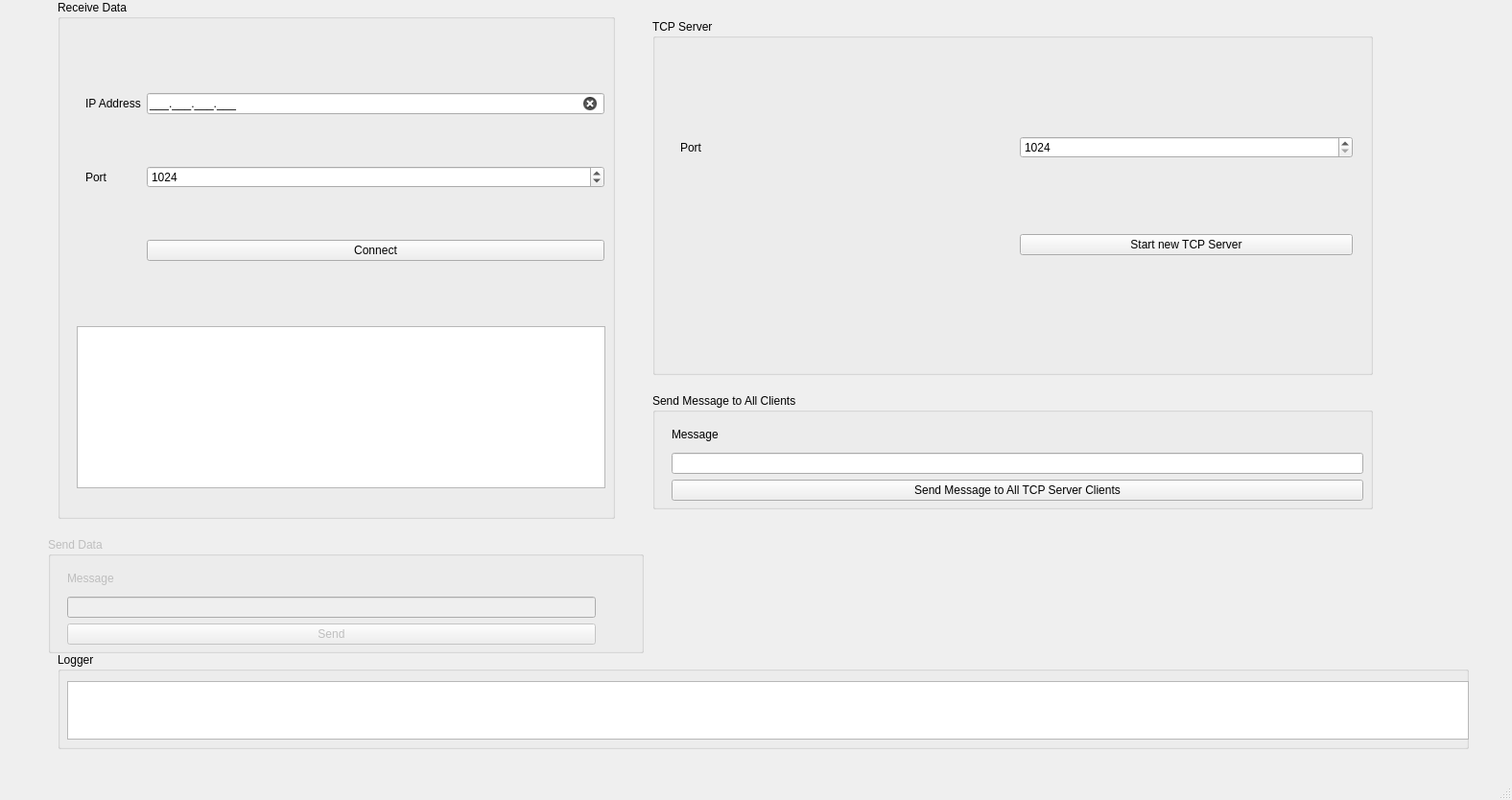
<?xml version="1.0" encoding="UTF-8"?>
<ui version="4.0">
 <class>MainWindow</class>
 <widget class="QMainWindow" name="MainWindow">
  <property name="geometry">
   <rect>
    <x>0</x>
    <y>0</y>
    <width>1576</width>
    <height>834</height>
   </rect>
  </property>
  <property name="windowTitle">
   <string>MainWindow</string>
  </property>
  <widget class="QWidget" name="centralwidget">
   <widget class="QGroupBox" name="grpSendData">
    <property name="enabled">
     <bool>false</bool>
    </property>
    <property name="geometry">
     <rect>
      <x>50</x>
      <y>560</y>
      <width>621</width>
      <height>121</height>
     </rect>
    </property>
    <property name="title">
     <string>Send Data</string>
    </property>
    <widget class="QWidget" name="gridLayoutWidget_2">
     <property name="geometry">
      <rect>
       <x>20</x>
       <y>30</y>
       <width>551</width>
       <height>82</height>
      </rect>
     </property>
     <layout class="QGridLayout" name="gridLayout_2">
      <item row="2" column="0">
       <widget class="QPushButton" name="sendButton">
        <property name="text">
         <string>Send</string>
        </property>
       </widget>
      </item>
      <item row="0" column="0">
       <widget class="QLabel" name="label_3">
        <property name="text">
         <string>Message</string>
        </property>
       </widget>
      </item>
      <item row="1" column="0">
       <widget class="QLineEdit" name="messageLineEdit"/>
      </item>
     </layout>
    </widget>
   </widget>
   <widget class="QGroupBox" name="groupBox">
    <property name="geometry">
     <rect>
      <x>60</x>
      <y>0</y>
      <width>581</width>
      <height>541</height>
     </rect>
    </property>
    <property name="title">
     <string>Receive Data</string>
    </property>
    <widget class="QWidget" name="gridLayoutWidget">
     <property name="geometry">
      <rect>
       <x>29</x>
       <y>49</y>
       <width>541</width>
       <height>271</height>
      </rect>
     </property>
     <layout class="QGridLayout" name="gridLayout">
      <item row="1" column="0">
       <widget class="QLabel" name="label_2">
        <property name="text">
         <string>Port</string>
        </property>
       </widget>
      </item>
      <item row="0" column="2">
       <widget class="QLineEdit" name="ipLineEdit">
        <property name="inputMask">
         <string>000.000.000.000;_</string>
        </property>
        <property name="clearButtonEnabled">
         <bool>true</bool>
        </property>
       </widget>
      </item>
      <item row="1" column="2">
       <widget class="QSpinBox" name="portSpinbox">
        <property name="maximum">
         <number>999999</number>
        </property>
        <property name="value">
         <number>1024</number>
        </property>
       </widget>
      </item>
      <item row="0" column="0">
       <widget class="QLabel" name="label">
        <property name="text">
         <string>IP Address</string>
        </property>
       </widget>
      </item>
      <item row="2" column="2">
       <widget class="QPushButton" name="pushButton">
        <property name="text">
         <string>Connect</string>
        </property>
       </widget>
      </item>
     </layout>
    </widget>
    <widget class="QListWidget" name="listWidget">
     <property name="geometry">
      <rect>
       <x>20</x>
       <y>340</y>
       <width>551</width>
       <height>169</height>
      </rect>
     </property>
    </widget>
   </widget>
   <widget class="QGroupBox" name="groupBox_2">
    <property name="geometry">
     <rect>
      <x>60</x>
      <y>680</y>
      <width>1471</width>
      <height>101</height>
     </rect>
    </property>
    <property name="title">
     <string>Logger</string>
    </property>
    <widget class="QListWidget" name="loggerListWidget">
     <property name="geometry">
      <rect>
       <x>10</x>
       <y>30</y>
       <width>1461</width>
       <height>61</height>
      </rect>
     </property>
    </widget>
   </widget>
   <widget class="QGroupBox" name="groupBox_3">
    <property name="geometry">
     <rect>
      <x>680</x>
      <y>20</y>
      <width>751</width>
      <height>371</height>
     </rect>
    </property>
    <property name="title">
     <string>TCP Server</string>
    </property>
    <widget class="QWidget" name="gridLayoutWidget_4">
     <property name="geometry">
      <rect>
       <x>29</x>
       <y>49</y>
       <width>701</width>
       <height>271</height>
      </rect>
     </property>
     <layout class="QGridLayout" name="gridLayout_4">
      <item row="0" column="2">
       <widget class="QSpinBox" name="tcpPortSpinbox">
        <property name="minimum">
         <number>1024</number>
        </property>
        <property name="maximum">
         <number>65535</number>
        </property>
        <property name="value">
         <number>1024</number>
        </property>
       </widget>
      </item>
      <item row="1" column="2">
       <widget class="QPushButton" name="pushButton_2">
        <property name="text">
         <string>Start new TCP Server</string>
        </property>
       </widget>
      </item>
      <item row="0" column="0">
       <widget class="QLabel" name="label_4">
        <property name="text">
         <string>Port</string>
        </property>
       </widget>
      </item>
     </layout>
    </widget>
   </widget>
   <widget class="QGroupBox" name="grpSendData_2">
    <property name="enabled">
     <bool>true</bool>
    </property>
    <property name="geometry">
     <rect>
      <x>680</x>
      <y>410</y>
      <width>751</width>
      <height>121</height>
     </rect>
    </property>
    <property name="title">
     <string>Send Message to All Clients</string>
    </property>
    <widget class="QWidget" name="gridLayoutWidget_3">
     <property name="geometry">
      <rect>
       <x>20</x>
       <y>30</y>
       <width>721</width>
       <height>82</height>
      </rect>
     </property>
     <layout class="QGridLayout" name="gridLayout_3">
      <item row="2" column="0">
       <widget class="QPushButton" name="sendButton_2">
        <property name="text">
         <string>Send Message to All TCP Server Clients</string>
        </property>
       </widget>
      </item>
      <item row="0" column="0">
       <widget class="QLabel" name="label_5">
        <property name="text">
         <string>Message</string>
        </property>
       </widget>
      </item>
      <item row="1" column="0">
       <widget class="QLineEdit" name="messageToAllClients"/>
      </item>
     </layout>
    </widget>
   </widget>
  </widget>
  <widget class="QMenuBar" name="menubar">
   <property name="geometry">
    <rect>
     <x>0</x>
     <y>0</y>
     <width>1576</width>
     <height>24</height>
    </rect>
   </property>
  </widget>
  <widget class="QStatusBar" name="statusbar"/>
 </widget>
 <resources/>
 <connections/>
</ui>
